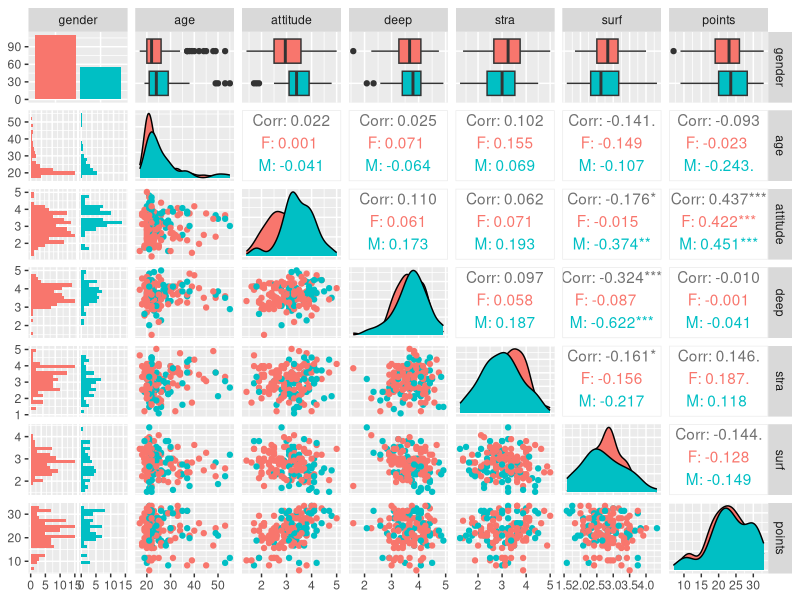
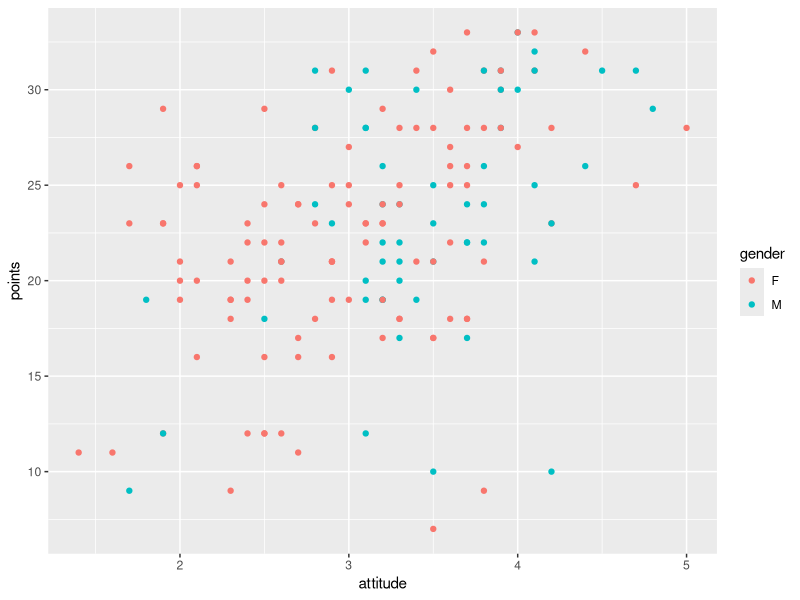
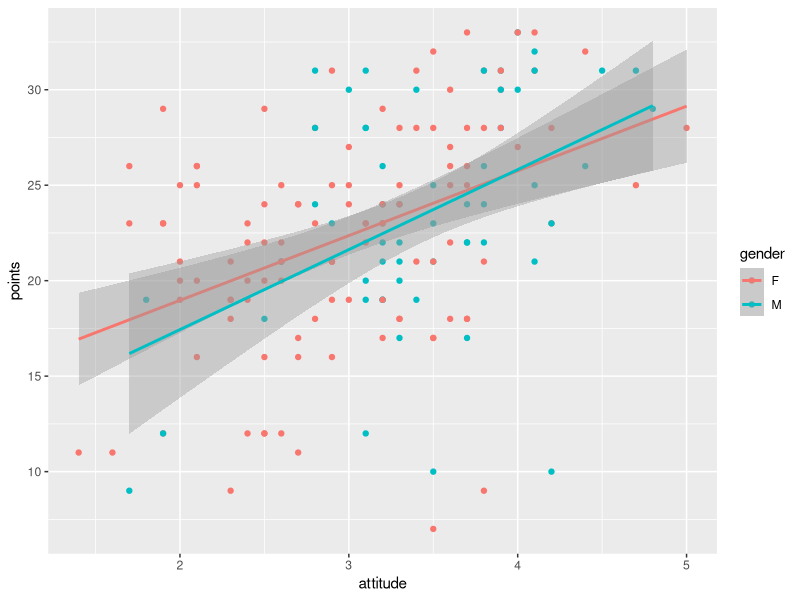
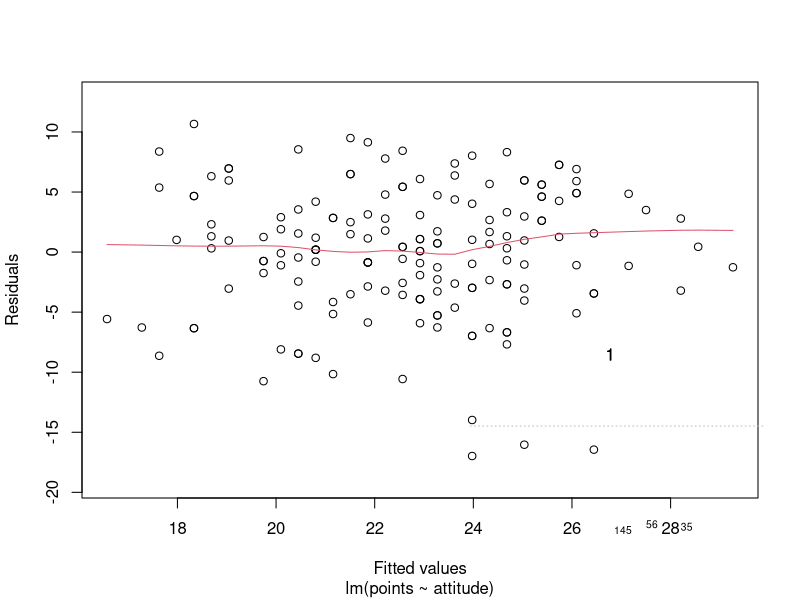
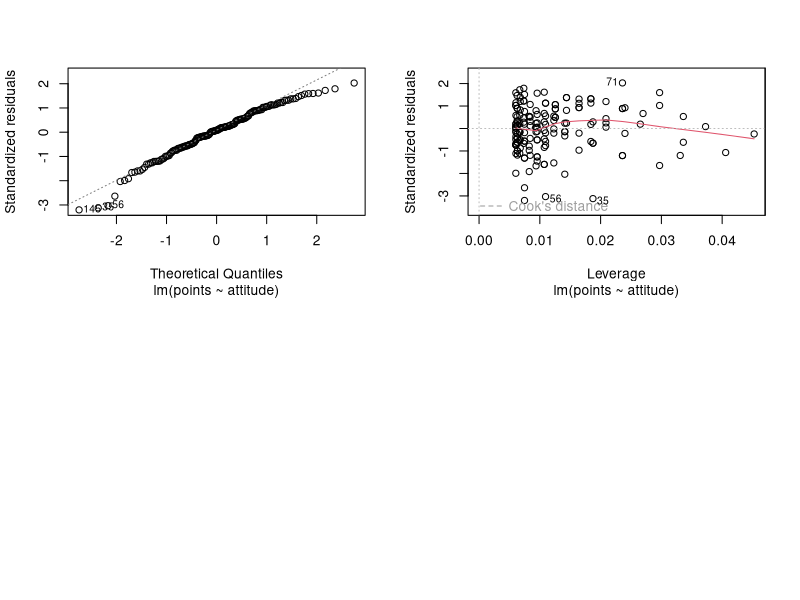

The R script that drew these images, in order:
## ---- chunk 1
setwd("~/IODS/IODS-project/data")
learning2014<-read.table("learning2014.txt")

library(ggplot2)
library(GGally)

p <- ggpairs(learning2014, mapping = aes(col = gender), lower = list(combo = wrap("facethist", bins = 20)))
p
## ---- chunk 2
setwd("~/IODS/IODS-project/data")
learning2014<-read.table("learning2014.txt")

library(ggplot2)

p1 <- ggplot(learning2014, aes(x = attitude, y = points, col=gender))
p2 <- p1 + geom_point()
p3 <- p2 + geom_smooth(method = "lm")
p4 <- ggtitle("Student's attitude versus exam points")
p2
p3


## ---- chunk 3
my_model2 <- lm(points ~ attitude, data = learning2014)
summary(my_model2)
## ---- chunk 4
plot(my_model2,which=c(1,2,5),par(mfrow = c(2,2)))
